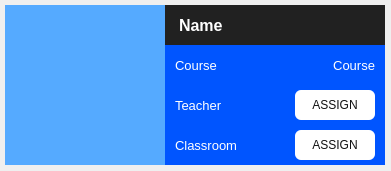
<?xml version="1.0" encoding="UTF-8"?>
<ui version="4.0">
 <class>Form</class>
 <widget class="QWidget" name="Form">
  <property name="geometry">
   <rect>
    <x>0</x>
    <y>0</y>
    <width>391</width>
    <height>171</height>
   </rect>
  </property>
  <property name="windowTitle">
   <string>Form</string>
  </property>
  <property name="styleSheet">
   <string notr="true"/>
  </property>
  <widget class="QLabel" name="lbl_image">
   <property name="geometry">
    <rect>
     <x>5</x>
     <y>5</y>
     <width>160</width>
     <height>160</height>
    </rect>
   </property>
   <property name="minimumSize">
    <size>
     <width>160</width>
     <height>160</height>
    </size>
   </property>
   <property name="maximumSize">
    <size>
     <width>70</width>
     <height>70</height>
    </size>
   </property>
   <property name="styleSheet">
    <string notr="true">background-color: rgb(85, 170, 255);
padding-left:15;</string>
   </property>
   <property name="text">
    <string/>
   </property>
   <property name="pixmap">
    <pixmap>../icons/classroom.png</pixmap>
   </property>
  </widget>
  <widget class="QWidget" name="widget_2" native="true">
   <property name="geometry">
    <rect>
     <x>165</x>
     <y>85</y>
     <width>220</width>
     <height>40</height>
    </rect>
   </property>
   <property name="styleSheet">
    <string notr="true">QWidget{background-color: rgb(0, 85, 255);}
QWidget:hover{background-color: #5f99ef;}
</string>
   </property>
   <widget class="QLabel" name="label">
    <property name="geometry">
     <rect>
      <x>10</x>
      <y>5</y>
      <width>47</width>
      <height>30</height>
     </rect>
    </property>
    <property name="font">
     <font>
      <pointsize>10</pointsize>
     </font>
    </property>
    <property name="styleSheet">
     <string notr="true">color: rgb(255, 255, 255);</string>
    </property>
    <property name="text">
     <string>Teacher</string>
    </property>
   </widget>
   <widget class="QLabel" name="lbl_teacher">
    <property name="geometry">
     <rect>
      <x>130</x>
      <y>5</y>
      <width>80</width>
      <height>30</height>
     </rect>
    </property>
    <property name="font">
     <font>
      <pointsize>10</pointsize>
     </font>
    </property>
    <property name="styleSheet">
     <string notr="true">color: rgb(255, 255, 255);</string>
    </property>
    <property name="text">
     <string>Course</string>
    </property>
    <property name="alignment">
     <set>Qt::AlignRight|Qt::AlignTrailing|Qt::AlignVCenter</set>
    </property>
   </widget>
   <widget class="QPushButton" name="btn_assign_teacher">
    <property name="geometry">
     <rect>
      <x>130</x>
      <y>5</y>
      <width>80</width>
      <height>30</height>
     </rect>
    </property>
    <property name="styleSheet">
     <string notr="true">color:rgb(17, 17, 17 );
background-color:rgb(255, 255, 255) ;
border-radius:6</string>
    </property>
    <property name="text">
     <string>ASSIGN</string>
    </property>
   </widget>
  </widget>
  <widget class="QWidget" name="widget_3" native="true">
   <property name="geometry">
    <rect>
     <x>165</x>
     <y>125</y>
     <width>220</width>
     <height>40</height>
    </rect>
   </property>
   <property name="styleSheet">
    <string notr="true">QWidget{background-color: rgb(0, 85, 255);}
QWidget:hover{background-color: #5f99ef;}
</string>
   </property>
   <widget class="QLabel" name="label_3">
    <property name="geometry">
     <rect>
      <x>10</x>
      <y>5</y>
      <width>71</width>
      <height>30</height>
     </rect>
    </property>
    <property name="font">
     <font>
      <pointsize>10</pointsize>
     </font>
    </property>
    <property name="styleSheet">
     <string notr="true">color: rgb(255, 255, 255);</string>
    </property>
    <property name="text">
     <string>Classroom</string>
    </property>
   </widget>
   <widget class="QLabel" name="lbl_classroom">
    <property name="geometry">
     <rect>
      <x>130</x>
      <y>5</y>
      <width>80</width>
      <height>30</height>
     </rect>
    </property>
    <property name="font">
     <font>
      <pointsize>10</pointsize>
     </font>
    </property>
    <property name="styleSheet">
     <string notr="true">color: rgb(255, 255, 255);</string>
    </property>
    <property name="text">
     <string>Course</string>
    </property>
    <property name="alignment">
     <set>Qt::AlignRight|Qt::AlignTrailing|Qt::AlignVCenter</set>
    </property>
   </widget>
   <widget class="QPushButton" name="btn_assign_classroom">
    <property name="geometry">
     <rect>
      <x>130</x>
      <y>5</y>
      <width>80</width>
      <height>30</height>
     </rect>
    </property>
    <property name="styleSheet">
     <string notr="true">color:rgb(17, 17, 17 );
background-color:rgb(255, 255, 255) ;
border-radius:6</string>
    </property>
    <property name="text">
     <string>ASSIGN</string>
    </property>
   </widget>
  </widget>
  <widget class="QWidget" name="widget_4" native="true">
   <property name="geometry">
    <rect>
     <x>165</x>
     <y>45</y>
     <width>220</width>
     <height>40</height>
    </rect>
   </property>
   <property name="styleSheet">
    <string notr="true">QWidget{background-color: rgb(0, 85, 255);}
QWidget:hover{background-color: #5f99ef;}
</string>
   </property>
   <widget class="QLabel" name="label_4">
    <property name="geometry">
     <rect>
      <x>10</x>
      <y>5</y>
      <width>47</width>
      <height>30</height>
     </rect>
    </property>
    <property name="font">
     <font>
      <pointsize>10</pointsize>
     </font>
    </property>
    <property name="styleSheet">
     <string notr="true">color: rgb(255, 255, 255);</string>
    </property>
    <property name="text">
     <string>Course</string>
    </property>
   </widget>
   <widget class="QLabel" name="lbl_course">
    <property name="geometry">
     <rect>
      <x>130</x>
      <y>5</y>
      <width>80</width>
      <height>30</height>
     </rect>
    </property>
    <property name="font">
     <font>
      <pointsize>10</pointsize>
     </font>
    </property>
    <property name="styleSheet">
     <string notr="true">color: rgb(255, 255, 255);</string>
    </property>
    <property name="text">
     <string>Course</string>
    </property>
    <property name="alignment">
     <set>Qt::AlignRight|Qt::AlignTrailing|Qt::AlignVCenter</set>
    </property>
   </widget>
  </widget>
  <widget class="QLabel" name="lbl_name">
   <property name="geometry">
    <rect>
     <x>165</x>
     <y>5</y>
     <width>220</width>
     <height>40</height>
    </rect>
   </property>
   <property name="font">
    <font>
     <pointsize>12</pointsize>
     <weight>75</weight>
     <bold>true</bold>
    </font>
   </property>
   <property name="styleSheet">
    <string notr="true">background-color: rgb(33, 33, 33);
color: rgb(255, 255, 255);
padding-left:10</string>
   </property>
   <property name="text">
    <string>Name</string>
   </property>
   <property name="alignment">
    <set>Qt::AlignLeading|Qt::AlignLeft|Qt::AlignVCenter</set>
   </property>
  </widget>
 </widget>
 <resources/>
 <connections/>
</ui>
